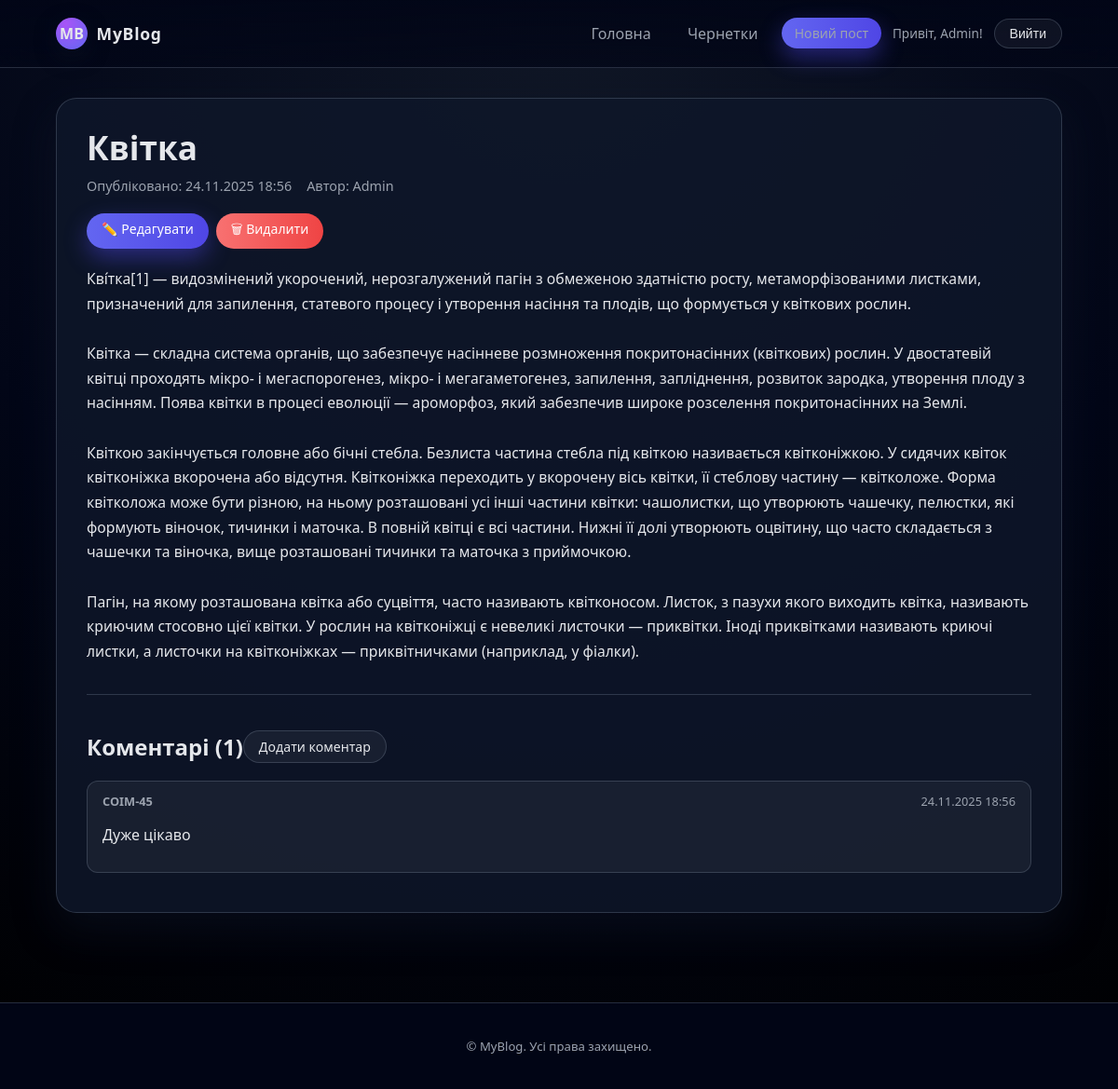
The app's page /post/1/ (signed in) with its own data.
### myblog/models.py (models this page shows, shortened)
class Post(models.Model):
    author = models.ForeignKey(settings.AUTH_USER_MODEL, on_delete=models.CASCADE)
    title = models.CharField(max_length=200)
    text = models.TextField()
    created_date = models.DateTimeField(default=timezone.now)
    published_date = models.DateTimeField(blank=True, null=True)
    def all_comments(self):
        return self.comments.all()   # показує всі коментарі

class Comment(models.Model):
    post = models.ForeignKey(Post, on_delete=models.CASCADE, related_name='comments')
    author = models.CharField(max_length=200)
    text = models.TextField()
    created_date = models.DateTimeField(default=timezone.now)
    approved_comment = models.BooleanField(default=False)

### myblog/views.py (the view)
# urls.py: path('post/<int:pk>/', views.post_detail, name='post_detail'),
def post_detail(request, pk):
    post = get_object_or_404(Post, pk=pk)
    return render(request, 'myblog/blog_post.html', {'post': post})

### myblog/templates/myblog/blog_post.html (shortened to what this page needs)
{% extends 'myblog/base.html' %}
{% block content %}
<article class="single-post">
    <header class="single-post-header">
        <h1 class="single-post-title">{{ post.title }}</h1>
        <div class="single-post-meta">
            {% if post.published_date %}
                <span>Опубліковано: {{ post.published_date|date:"d.m.Y H:i" }}</span>
            {% else %}
                <span class="badge badge-muted">Чернетка</span>
            {% endif %}
            <span>Автор: {{ post.author }}</span>
        </div>
        {% if user.is_authenticated %}
            <div class="single-post-actions">
                <a href="{% url 'post_edit' pk=post.pk %}" class="btn btn-primary">✏️ Редагувати</a>
                <a href="{% url 'post_remove' pk=post.pk %}" class="btn btn-danger">
                    🗑 Видалити
                </a>
            </div>
        {% endif %}
    </header>
    <div class="single-post-body">
        <p>{{ post.text|linebreaksbr }}</p>
    </div>
    <section class="comments-section">
        <div class="comments-header">
            <h2>Коментарі ({{ post.all_comments|length }})</h2>
            <a href="{% url 'add_comment_to_post' pk=post.pk %}" class="btn btn-outline">
                Додати коментар
            </a>
        </div>
        {% for comment in post.all_comments %}
            <div class="comment-card">
                <div class="comment-meta">
                    <strong>{{ comment.author }}</strong>
                    <span>{{ comment.created_date|date:"d.m.Y H:i" }}</span>
                </div>
                <p class="comment-text">{{ comment.text|linebreaksbr }}</p>
            </div>
        {% empty %}
            <p>Ще ніхто не залишив коментар. Будь першою 💬</p>
        {% endfor %}
    </section>
</article>
{% endblock %}

### myblog/templates/myblog/base.html (shortened to what this page needs)
{% load static %}
<!DOCTYPE html>
<html lang="uk">
<head>
    <link rel="stylesheet" href="{% static 'css/style.css' %}">
</head>
<body>
<header class="site-header">
    <div class="container header-inner">
        <a href="{% url 'post_list' %}" class="logo">
            <span class="logo-mark">MB</span>
            <span class="logo-text">MyBlog</span>
        </a>
        <nav class="main-nav">
            <a href="{% url 'post_list' %}">Головна</a>
            <a href="{% url 'post_draft_list' %}">Чернетки</a>
            {% if user.is_authenticated %}
                <a href="{% url 'post_new' %}" class="btn btn-primary">Новий пост</a>
                <span class="nav-username">Привіт, {{ user.username }}!</span>
                <form method="post" action="{% url 'logout' %}" class="nav-logout-form">
                    <button type="submit" class="btn btn-outline">Вийти</button>
                </form>
            {% else %}
                <a href="{% url 'login' %}" class="btn btn-outline">Увійти</a>
            {% endif %}
        </nav>
    </div>
</header>
<main class="container main-content">
    {% block content %}{% endblock %}
</main>
<footer class="site-footer">
    <div class="container footer-inner">
        <p>© {{ now|date:"Y" }} MyBlog. Усі права захищено.</p>
    </div>
</footer>
</body>
</html>

### myblog/static/css/style.css (style rules this page uses)
*, *::before, *::after { box-sizing: border-box; }
:root { --bg: #050816; --bg-elevated: #0f172a; --accent: #6366f1; --accent-soft: rgba(99,102,241,0.1); --accent-strong: #4f46e5; --danger: #ef4444; --success: #22c55e; --text: #e5e7eb; --text-muted: #9ca3af; --border: rgba(148,163,184,0.25); --radius-lg: 18px; --radius-md: 12px; --shadow-soft: 0 18px 45px rgba(15,23,42,0.45); --shadow-small: 0 8px 24px rgba(15,23,42,0.4); }
html, body { margin: 0; padding: 0; font-family: system-ui, -apple-system, BlinkMacSystemFont, "Segoe UI", sans-serif; background: radial-gradient(circle at top, #111827 0, #020617 55%, #000 100%); color: var(--text); }
.container { width: 100%; max-width: 1080px; margin: 0 auto; padding: 0 1.5rem; }
.site-header { position: sticky; top: 0; z-index: 20; backdrop-filter: blur(18px); background: linear-gradient(to bottom, rgba(2,6,23,0.95), rgba(2,6,23,0.75)); border-bottom: 1px solid var(--border); }
.header-inner { display: flex; justify-content: space-between; align-items: center; padding: 1.1rem 0; }
.logo { display: flex; align-items: center; gap: 0.6rem; text-decoration: none; color: var(--text); }
.logo-mark { width: 34px; height: 34px; border-radius: 50%; background: radial-gradient(circle at 30% 20%, #a855f7, #6366f1); box-shadow: var(--shadow-small); display: flex; align-items: center; justify-content: center; font-weight: 700; }
.logo-text { font-size: 1.1rem; font-weight: 600; letter-spacing: .04em; }
.main-nav { display: flex; align-items: center; gap: 0.75rem; }
.main-nav a { text-decoration: none; color: var(--text-muted); padding: 0.45rem 0.85rem; border-radius: 999px; transition: .2s; }
.nav-logout-form { display: inline-block; margin: 0; }
.nav-logout-form button { margin: 0; }
.nav-username { font-size: 0.85rem; color: var(--text-muted); }
.btn { padding: 0.45rem 1rem; border-radius: 999px; font-size: 0.88rem; font-weight: 500; text-decoration: none; border: none; cursor: pointer; transition: .2s; }
.btn-primary { background: linear-gradient(to right, var(--accent), var(--accent-strong)); color: white; box-shadow: 0 10px 25px rgba(79,70,229,.45); }
.btn-outline { border: 1px solid var(--border); color: var(--text); background: rgba(255,255,255,0.05); }
.btn-danger { background: linear-gradient(to right, #f87171, #ef4444); color: white; }
.main-content { padding: 2rem 0 3rem; }
.single-post { background: rgba(15,23,42,.85); padding: 1.8rem 2rem; border-radius: 22px; border: 1px solid var(--border); box-shadow: var(--shadow-soft); }
.single-post-title { font-size: 2.2rem; margin: 0 0 .5rem; }
.single-post-meta { font-size: .9rem; color: var(--text-muted); margin-bottom: 1.2rem; display: flex; gap: 1rem; }
.single-post-body { line-height: 1.7; font-size: .98rem; }
.single-post-actions { display: flex; gap: .5rem; margin-bottom: 1.2rem; }
.comments-section { border-top: 1px solid var(--border); margin-top: 2rem; padding-top: 1.2rem; }
.comments-header { display: flex; justify-content: space_between; align-items: center; }
.comment-card { background: rgba(255,255,255,0.05); padding: .8rem 1rem; border-radius: var(--radius-md); border: 1px solid var(--border); margin-bottom: .8rem; }
.comment-meta { display: flex; justify-content: space-between; font-size: .8rem; color: var(--text-muted); margin-bottom: .4rem; }
.site-footer { background: rgba(2,6,23,.95); padding: 1.5rem 0; border-top: 1px solid var(--border); margin-top: 3rem; }
.footer-inner { text-align: center; font-size: .82rem; color: var(--text-muted); }

### records on screen
Post: title "Квітка", published_date "24.11.2025 18:56", author "Admin", text "Кві́тка[1] — видозмінений укорочений, нерозгалужений пагін з обмеженою здатністю росту, метаморфізованими листками, призначений для запилення, статевого процесу і утворення насіння та плодів, що формується у квіткових рослин. Квітка — складна система органів, що забезпечує насінневе розмноження покритонасінних (квіткових) рослин. У двостатевій квітці проходять мікро- і мегаспорогенез, мікро- і мегагаметогенез, запилення, запліднення, розвиток зародка, утворення плоду з насінням. Поява квітки в процесі еволюції — ароморфоз, який забезпечив широке розселення покритонасінних на Землі. Квіткою закінчується головне або бічні стебла. Безлиста частина стебла під квіткою називається квітконіжкою. У…", all_comments|length "1"
Comment: author "COIM-45", created_date "24.11.2025 18:56", text "Дуже цікаво"

### other values on screen
{{ user.username }} "Admin"
